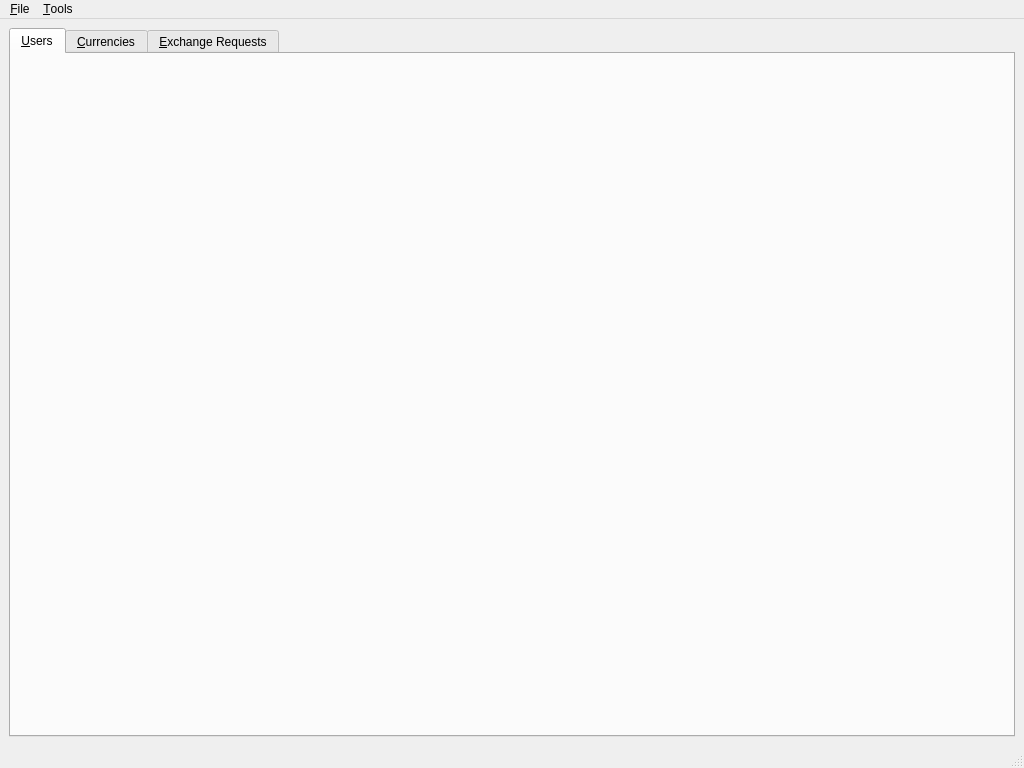
<?xml version="1.0" encoding="UTF-8"?>
<ui version="4.0">
    <class>AdminWindow</class>
    <widget class="QMainWindow" name="AdminWindow">
        <property name="geometry">
            <rect>
                <x>0</x>
                <y>0</y>
                <width>1024</width>
                <height>768</height>
            </rect>
        </property>
        <property name="windowTitle">
            <string>Administration Panel</string>
        </property>
        <widget class="QWidget" name="centralwidget">
            <layout class="QVBoxLayout" name="verticalLayout">
                <item>
                    <widget class="QTabWidget" name="tabWidget">
                        <property name="currentIndex">
                            <number>0</number>
                        </property>
                        <widget class="QWidget" name="tabUsers">
                            <attribute name="title">
                                <string>&amp;Users</string>
                            </attribute>
                        </widget>
                        <widget class="QWidget" name="tabCurrencies">
                            <attribute name="title">
                                <string>&amp;Currencies</string>
                            </attribute>
                        </widget>
                        <widget class="QWidget" name="tabRequests">
                            <attribute name="title">
                                <string>&amp;Exchange Requests</string>
                            </attribute>
                        </widget>
                    </widget>
                </item>
            </layout>
        </widget>
        <widget class="QMenuBar" name="menubar">
            <property name="geometry">
                <rect>
                    <x>0</x>
                    <y>0</y>
                    <width>1024</width>
                    <height>25</height>
                </rect>
            </property>
            <widget class="QMenu" name="menuFile">
                <property name="title">
                    <string>&amp;File</string>
                </property>
                <addaction name="actionExit"/>
            </widget>
            <widget class="QMenu" name="menuTools">
                <property name="title">
                    <string>&amp;Tools</string>
                </property>
                <addaction name="actionRefresh"/>
            </widget>
            <addaction name="menuFile"/>
            <addaction name="menuTools"/>
        </widget>
        <widget class="QStatusBar" name="statusbar"/>
        <action name="actionExit">
            <property name="text">
                <string>&amp;Exit</string>
            </property>
            <property name="shortcut">
                <string>Ctrl+Q</string>
            </property>
        </action>
        <action name="actionRefresh">
            <property name="text">
                <string>&amp;Refresh</string>
            </property>
            <property name="shortcut">
                <string>F5</string>
            </property>
        </action>
    </widget>
    <resources/>
    <connections>
        <connection>
            <sender>actionExit</sender>
            <signal>triggered()</signal>
            <receiver>AdminWindow</receiver>
            <slot>close()</slot>
            <hints>
                <hint type="sourcelabel">
                    <x>248</x>
                    <y>244</y>
                </hint>
                <hint type="destinationlabel">
                    <x>157</x>
                    <y>274</y>
                </hint>
            </hints>
        </connection>
    </connections>
</ui>
